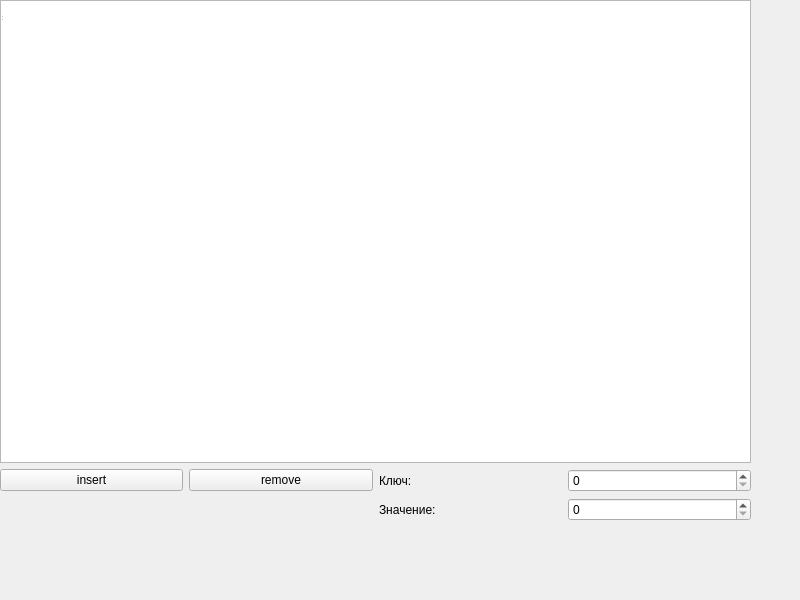
<?xml version="1.0" encoding="UTF-8"?>
<ui version="4.0">
 <class>main_window</class>
 <widget class="QWidget" name="main_window">
  <property name="geometry">
   <rect>
    <x>0</x>
    <y>0</y>
    <width>800</width>
    <height>600</height>
   </rect>
  </property>
  <property name="windowTitle">
   <string>main_window</string>
  </property>
  <widget class="QWidget" name="centralwidget" native="true">
   <property name="geometry">
    <rect>
     <x>0</x>
     <y>0</y>
     <width>751</width>
     <height>521</height>
    </rect>
   </property>
   <widget class="QWidget" name="gridLayoutWidget">
    <property name="geometry">
     <rect>
      <x>0</x>
      <y>0</y>
      <width>751</width>
      <height>521</height>
     </rect>
    </property>
    <layout class="QGridLayout" name="gridLayout">
     <item row="1" column="0">
      <widget class="QPushButton" name="pushButton">
       <property name="text">
        <string>insert</string>
       </property>
      </widget>
     </item>
     <item row="1" column="2">
      <widget class="QLabel" name="label">
       <property name="text">
        <string>Ключ:</string>
       </property>
      </widget>
     </item>
     <item row="1" column="3">
      <widget class="QSpinBox" name="spinBox"/>
     </item>
     <item row="2" column="2">
      <widget class="QLabel" name="label_2">
       <property name="text">
        <string>Значение:</string>
       </property>
      </widget>
     </item>
     <item row="1" column="1">
      <widget class="QPushButton" name="pushButton_2">
       <property name="text">
        <string>remove</string>
       </property>
      </widget>
     </item>
     <item row="0" column="0" colspan="4">
      <widget class="QTableWidget" name="tableWidget"/>
     </item>
     <item row="2" column="3">
      <widget class="QSpinBox" name="spinBox_2"/>
     </item>
    </layout>
   </widget>
  </widget>
  <widget class="QStatusBar" name="statusbar">
   <property name="geometry">
    <rect>
     <x>0</x>
     <y>0</y>
     <width>3</width>
     <height>22</height>
    </rect>
   </property>
  </widget>
 </widget>
 <resources/>
 <connections/>
</ui>
